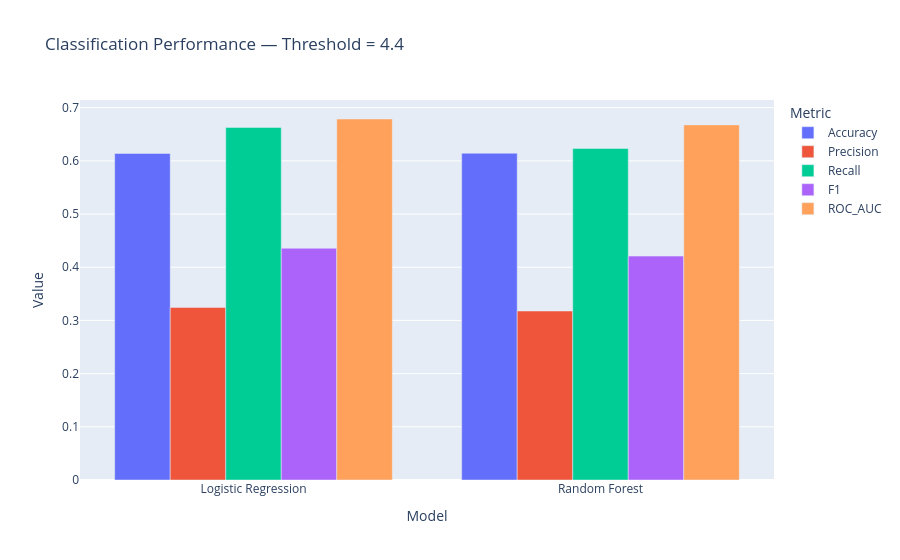

Source (notebook cell):
### Markdown cell above
## 11. Model Performance

### Code cell
results_df = pd.DataFrame([
    logistic_results,
    rf_results
])

print(results_df)

results_plot_df = results_df.melt(
    id_vars="Model",
    value_vars=["Accuracy", "Precision", "Recall", "F1", "ROC_AUC"],
    var_name="Metric",
    value_name="Value"
)

fig = px.bar(
    results_plot_df,
    x="Model",
    y="Value",
    color="Metric",
    barmode="group",
    title=f"Classification Performance — Threshold = {selected_threshold}"
)

fig.show()

### Figure 1 — Plotly figure (JSON) as saved in the notebook; plotly's stock layout.template omitted (floating-point values rounded to 4 significant figures)
{"data": [{"alignmentgroup": "True", "hovertemplate": "Metric=Accuracy<br>Model=%{x}<br>Value=%{y}<extra></extra>", "legendgroup": "Accuracy", "marker": {"color": "#636efa", "pattern": {"shape": ""}}, "name": "Accuracy", "offsetgroup": "Accuracy", "orientation": "v", "showlegend": true, "textposition": "auto", "type": "bar", "x": ["Logistic Regression", "Random Forest"], "xaxis": "x", "y": [0.6139, 0.6143], "yaxis": "y"}, {"alignmentgroup": "True", "hovertemplate": "Metric=Precision<br>Model=%{x}<br>Value=%{y}<extra></extra>", "legendgroup": "Precision", "marker": {"color": "#EF553B", "pattern": {"shape": ""}}, "name": "Precision", "offsetgroup": "Precision", "orientation": "v", "showlegend": true, "textposition": "auto", "type": "bar", "x": ["Logistic Regression", "Random Forest"], "xaxis": "x", "y": [0.3245, 0.3177], "yaxis": "y"}, {"alignmentgroup": "True", "hovertemplate": "Metric=Recall<br>Model=%{x}<br>Value=%{y}<extra></extra>", "legendgroup": "Recall", "marker": {"color": "#00cc96", "pattern": {"shape": ""}}, "name": "Recall", "offsetgroup": "Recall", "orientation": "v", "showlegend": true, "textposition": "auto", "type": "bar", "x": ["Logistic Regression", "Random Forest"], "xaxis": "x", "y": [0.6628, 0.6234], "yaxis": "y"}, {"alignmentgroup": "True", "hovertemplate": "Metric=F1<br>Model=%{x}<br>Value=%{y}<extra></extra>", "legendgroup": "F1", "marker": {"color": "#ab63fa", "pattern": {"shape": ""}}, "name": "F1", "offsetgroup": "F1", "orientation": "v", "showlegend": true, "textposition": "auto", "type": "bar", "x": ["Logistic Regression", "Random Forest"], "xaxis": "x", "y": [0.4357, 0.4209], "yaxis": "y"}, {"alignmentgroup": "True", "hovertemplate": "Metric=ROC_AUC<br>Model=%{x}<br>Value=%{y}<extra></extra>", "legendgroup": "ROC_AUC", "marker": {"color": "#FFA15A", "pattern": {"shape": ""}}, "name": "ROC_AUC", "offsetgroup": "ROC_AUC", "orientation": "v", "showlegend": true, "textposition": "auto", "type": "bar", "x": ["Logistic Regression", "Random Forest"], "xaxis": "x", "y": [0.6787, 0.6676], "yaxis": "y"}], "layout": {"barmode": "group", "legend": {"title": {"text": "Metric"}, "tracegroupgap": 0}, "title": {"text": "Classification Performance — Threshold = 4.4"}, "xaxis": {"anchor": "y", "domain": [0, 1], "title": {"text": "Model"}}, "yaxis": {"anchor": "x", "domain": [0, 1], "title": {"text": "Value"}}}}
